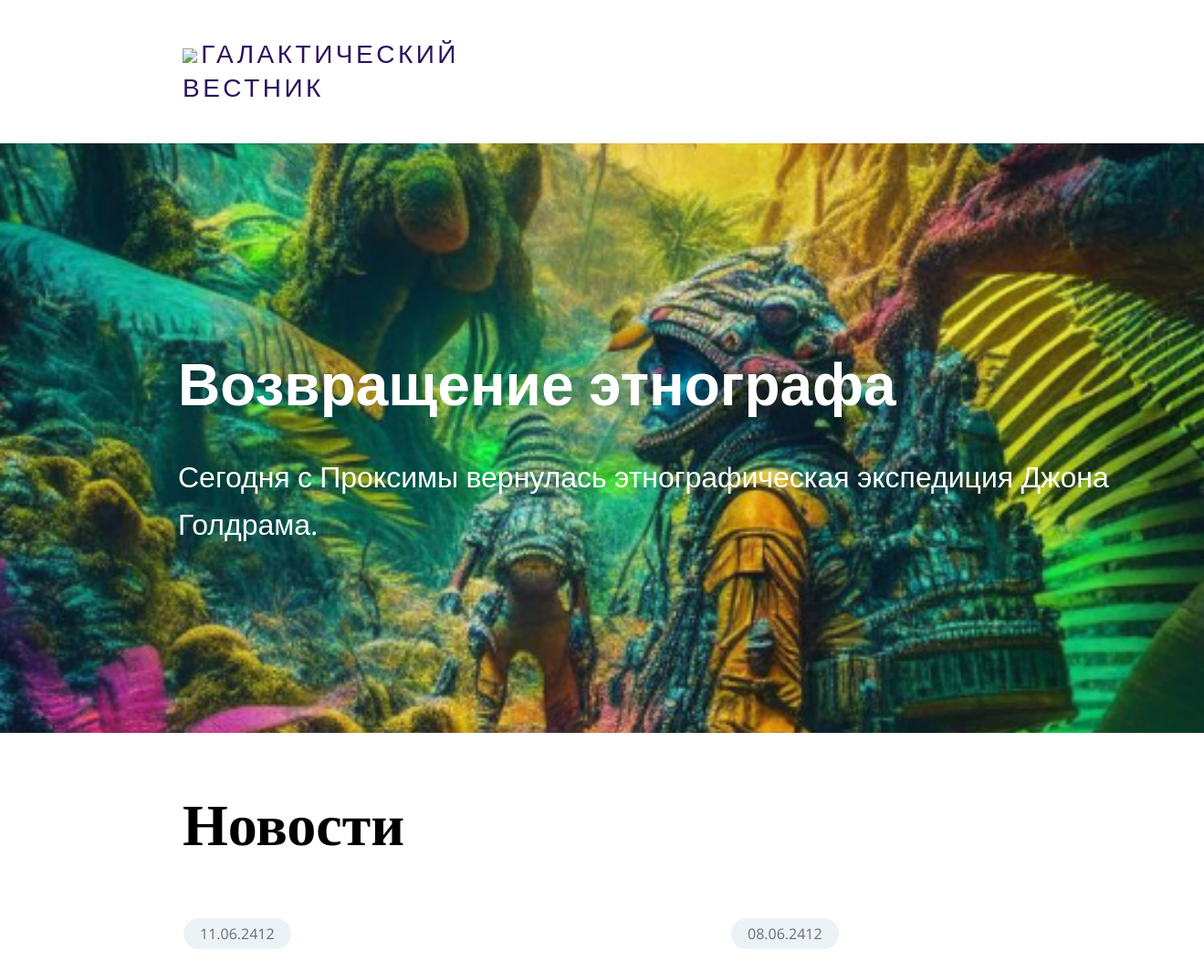
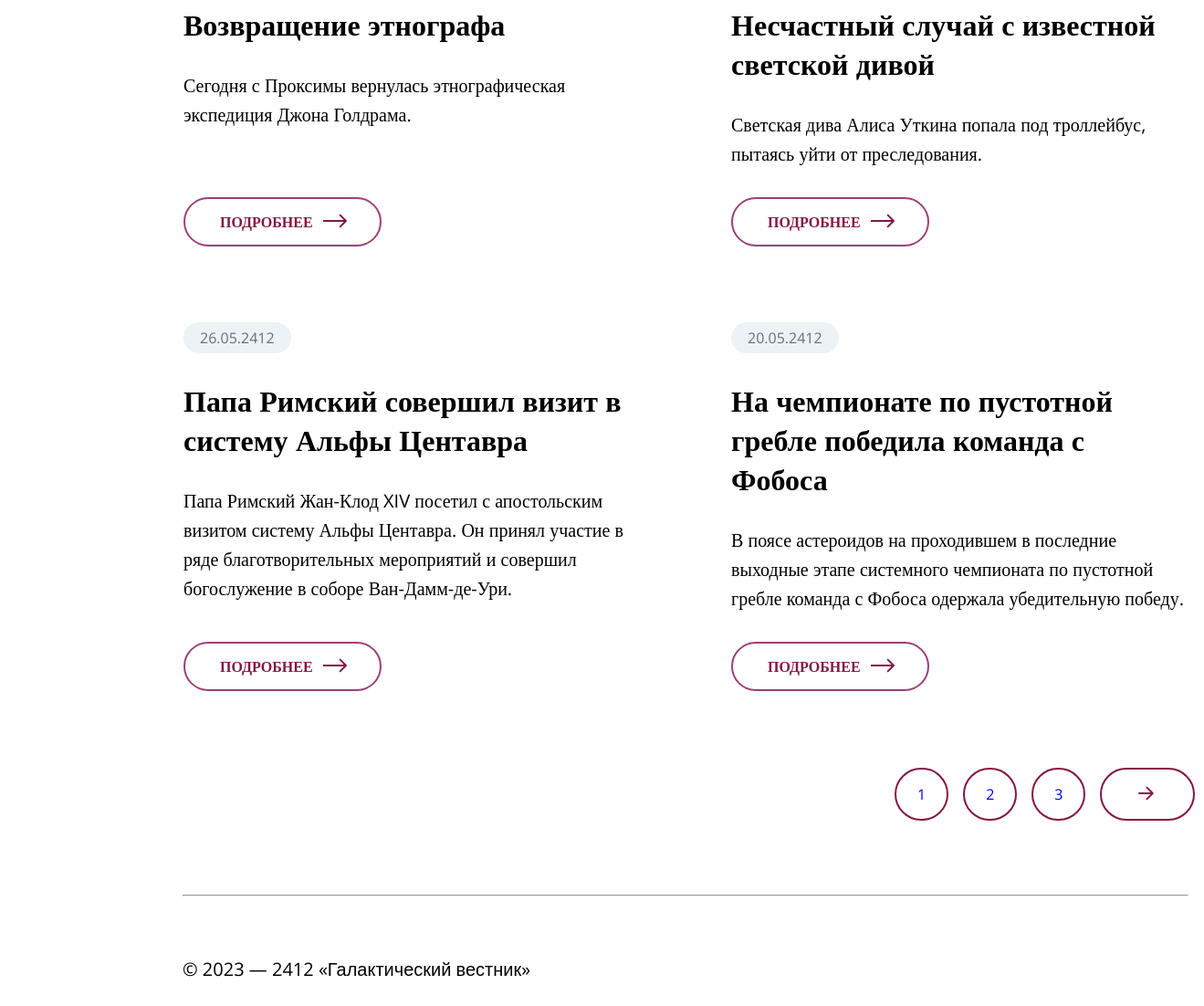
The page / on the database its author committed (2 pictures, top to bottom).
### tables this page shows
CREATE TABLE `news` (
  `id` int(11) unsigned NOT NULL AUTO_INCREMENT,
  `date` datetime NULL DEFAULT NULL,
  `title` varchar(250) NOT NULL DEFAULT '',
  `announce` text NULL DEFAULT NULL,
  `content` text NULL DEFAULT NULL,
  `image` varchar(250) NOT NULL DEFAULT '',
  PRIMARY KEY (`id`),
  KEY `id` (`id`),

  KEY `idx_news_date` (`date`));

### views/main_article.php (called while the page is built, shortened)
<?php
include ("./includes/db.php");
$query = $conn->query("SELECT * FROM `news` ORDER BY  `date` DESC");
$article = $query->fetch_assoc();

### views/articles.php (the view, shortened to what this page needs)
<?php include ("./includes/db.php");
if (isset($_GET['p'])) {
  echo "<input type=hidden id=current_p value=" . $_GET['p'] . ">";
  if ($_GET['p'] == 1) {
    $p_start = 0;
  } else {
    $p_start = $_GET['p'] * 4 - 4;
  }
} else {
  $p_start = 0;
}
$db_query = $conn->query("SELECT * FROM `news` ORDER BY  `date` DESC LIMIT $p_start, 4");
while (($row = $db_query->fetch_assoc()) != false):
  $date = date("d.m.Y", strtotime($row['date']));
  $title = $row['title'];
  $anonce = $row['announce'];
  ?>
  <article>
    <time datetime="2412-06-11"><?= $date ?></time>
    <header>
      <h2><?= $title ?></h2>
    </header>
    <?= $anonce ?>
    <a href="article.php?id=<?= $row['id'] ?>">
      <button>
        <p>Подробнее</p>
        <span style="padding-top:4px;margin-left:0px;">
        </span>
      </button>
    </a>
  </article>
<?php endwhile; ?>

### index.php (shortened to what this page needs)
<?php
include ("includes/db.php");
?>
<!DOCTYPE html>
<html lang="ru">
<head>
  <link rel="stylesheet" href="styles.css">
</head>
<body>
  <header>
    <div class="logo">
      <a href="/">
        <img src="assets/logo.svg"></img>
        <span class="logoText">Галактический<br /> вестник</span>
      </a>
    </div>
  </header>
  <?php include ("views/main_article.php"); ?>
  <div class="div-bg">
    <div class="mainTitle">
      <h1 class="title"><?= $article['title'] ?></h1>
      <h1 class="subtitle"><?= $article['announce'] ?></h1>
    </div>
  </div>
  <main>
    <header>
      <h1>Новости</h1>
    </header>
    <div class="twoArticles">
      <?php include ("views/articles.php"); ?>
    </div>
    <ul class="pagination">
      <?php include ("views/models.php"); ?>
    </ul>
  </main>
  <footer>
    <hr class="line" />
    <div>
      <span>
        © 2023 — 2412 «Галактический вестник»
      </span>
    </div>
  </footer>
</body>
</html>

### styles.css (style rules this page uses)
* { font-family: 'Open Sans', sans-serif; }
:root { --brand-color: rgba(132, 24, 68, 1); --body-text: rgba(0, 0, 0, 1); }
body { margin: 0; }
.logo { margin-top: 40px; margin-left: 200px; margin-bottom: 42.88px; display: flex; grid-gap: 24.12px; }
.logoText { color: #2C145E; font-family: 'Open Sans', sans-serif; font-size: 28px; font-style: normal; font-weight: 400; line-height: 132%; letter-spacing: 3.5px; text-transform: uppercase; }
.div-bg { background: url('/assets/photo.png') no-repeat center center / cover; width: 100%; height: 646px; }
.mainTitle { position: absolute; margin-top: 218.12px; margin-left: 195px; }
.title { margin-top: 0; margin-bottom: 30px; color: #FFF; font-family: 'Open Sans', sans-serif; font-size: 64px; font-style: normal; font-weight: 600; line-height: 140%; }
.subtitle { color: #FFF; font-family: 'Open Sans', sans-serif; font-size: 32px; font-style: normal; font-weight: 400; line-height: 160%; }
main header h1 { margin-top: 54.32px; margin-bottom: 60px; color: #000; font-family: Open Sans; font-size: 64px; font-style: normal; font-weight: 600; line-height: 89px; }
article { position: relative; padding-bottom: 55px; margin-left: 1px; display: flex; flex-direction: column; align-items: flex-start; gap: 30px; }
article time { color: var(--grey, #6C6E7B); font-family: 'Open Sans', sans-serif; font-size: 16px; font-style: normal; font-weight: 400; line-height: normal; padding: 6px 18px; justify-content: center; align-items: center; gap: 10px; border-radius: 20px; background: var(--light-grey, #ECF2F5); }
article header h2 { color: var(--body-text, #000); margin: 0; font-family: Open Sans; font-size: 32px; font-style: normal; font-weight: 600; line-height: normal; }
article p { color: var(--body-text, #000); margin: 0; font-family: Open Sans; font-size: 20px; font-style: normal; font-weight: 400; line-height: 160%; }
.twoArticles article button { display: flex; position: absolute; bottom: 0; padding: 12px 30px 14px 40px; justify-content: center; align-items: center; gap: 5px; border-radius: 50px; border: 2px solid #9B407A; background: none; }
article button p { margin-bottom: 0; margin-left: -2px; margin-top: 1px; color: var(--white, #FFF); font-family: Open Sans; font-size: 16px; font-style: normal; font-weight: 600; line-height: normal; text-transform: uppercase; color: var(--brand-color); }
article button svg { width: 38px; height: 16px; fill: var(--brand-color); stroke-width: 0.5px; }
.twoArticles { display: grid; grid-template-columns: 739px 739px; grid-row: auto auto; grid-column-gap: 40px; grid-row-gap: 83px; }
.pagination { margin-top: 84px; margin-left: 1160px; display: inline-flex; align-items: flex-start; gap: 16px; list-style-type: none; }
.line { margin-top: 65px; width: 1520px; margin-left: 0; }
footer { position: relative; padding-left: 200px; padding-bottom: 84px; margin-top: 0px; }
footer div { color: var(--body-text, #000); margin-top: 63.50px; font-family: Open Sans; font-size: 20px; font-style: normal; font-weight: 400; line-height: 160%; }
main { margin: 0 200px; }
a:active, a:hover, a { text-decoration: none; }
@media screen and (max-width:1720px) { .line { width: 1100px; } }
@media screen and (max-width:1720px) { .pagination { margin-left: 740px; } }
@media screen and (max-width:1720px) { .twoArticles { grid-column-gap: 100px; grid-template-columns: 500px 500px; } }
@media screen and (max-width:1720px) { article { gap: 15px; width: 500px; } }
@media screen and (max-width:1720px) { article header h2 { font-size: 25px; } }

### rows shown on the page
news: title "Возвращение этнографа", announce "Сегодня с Проксимы вернулась этнографическая экспедиция Джона Голдрама.", date "11.06.2412"
news: date "08.06.2412", title "Несчастный случай с известной светской дивой", announce "Светская дива Алиса Уткина попала под троллейбус, пытаясь уйти от преследования."
news: date "26.05.2412", title "Папа Римский совершил визит в систему Альфы Центавра", announce "Папа Римский Жан-Клод XIV посетил с апостольским визитом систему Альфы Центавра. Он принял участие в ряде благотворительных мероприятий и совершил богослужение в соборе Ван-Дамм-де-Ури."
news: date "20.05.2412", title "На чемпионате по пустотной гребле победила команда с Фобоса", announce "В поясе астероидов на проходившем в последние выходные этапе системного чемпионата по пустотной гребле команда с Фобоса одержала убедительную победу."
